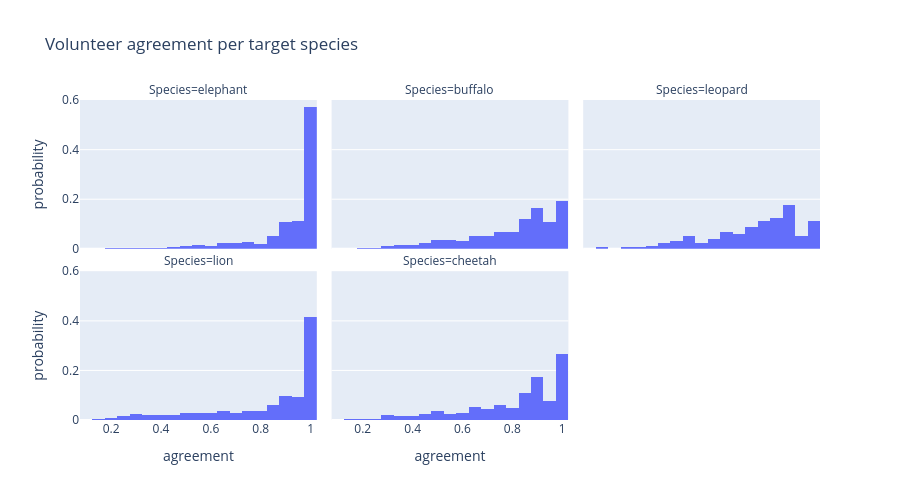

The code cell stored with this chart in its notebook:
### Markdown cell above
## 1. Classification quality

Each capture is labelled by several volunteers. `agreement = NumVotes / NumClassifications` is the share who picked that species.
A low value means the volunteers weren't sure, and that row could create a false sighting. Below we compare a few cut-offs before choosing `MIN_AGREEMENT`.

### Code cell
SPECIES_MAP = {
    "cheetah": "cheetah",
    "lionFemale": "lion",
    "lionMale": "lion",
    "leopard": "leopard",
    "elephant": "elephant",
    "buffalo": "buffalo",
}

AGREEMENT_CANDIDATES = [0.3, 0.5, 0.7]
target = consensus[consensus.Species.isin(SPECIES_MAP.keys())].copy()

target.Species = target.Species.map(SPECIES_MAP)

# Share of volunteers who picked this species for the capture
target["agreement"] = target.NumVotes / target.NumClassifications

# Fraction of rows each candidate threshold would drop, per species
drop = pd.DataFrame({th: (target.agreement < th).groupby(target.Species).mean() for th in AGREEMENT_CANDIDATES})
print(drop.round(3))

fig = px.histogram(
    target,
    x="agreement",
    facet_col="Species",
    facet_col_wrap=3,
    nbins=20,
    histnorm="probability",
    height=500,
    title="Volunteer agreement per target species",
)
fig.show()

### Figure 1 — Plotly figure (JSON) as saved in the notebook; plotly's stock layout.template omitted (floating-point values rounded to 4 significant figures; data arrays with more than 128 entries replaced by an {"elided": "..."} marker saying what was removed)
{"data": [{"bingroup": "x", "histnorm": "probability", "hovertemplate": "Species=elephant<br>agreement=%{x}<br>probability=%{y}<extra></extra>", "legendgroup": "", "marker": {"color": "#636efa", "pattern": {"shape": ""}}, "name": "", "nbinsx": 20, "orientation": "v", "showlegend": false, "type": "histogram", "x": {"elided": "10178 float values"}, "xaxis": "x4", "yaxis": "y4"}, {"bingroup": "x", "histnorm": "probability", "hovertemplate": "Species=buffalo<br>agreement=%{x}<br>probability=%{y}<extra></extra>", "legendgroup": "", "marker": {"color": "#636efa", "pattern": {"shape": ""}}, "name": "", "nbinsx": 20, "orientation": "v", "showlegend": false, "type": "histogram", "x": {"elided": "13672 float values"}, "xaxis": "x5", "yaxis": "y5"}, {"bingroup": "x", "histnorm": "probability", "hovertemplate": "Species=leopard<br>agreement=%{x}<br>probability=%{y}<extra></extra>", "legendgroup": "", "marker": {"color": "#636efa", "pattern": {"shape": ""}}, "name": "", "nbinsx": 20, "orientation": "v", "showlegend": false, "type": "histogram", "x": {"elided": "228 float values"}, "xaxis": "x6", "yaxis": "y6"}, {"bingroup": "x", "histnorm": "probability", "hovertemplate": "Species=lion<br>agreement=%{x}<br>probability=%{y}<extra></extra>", "legendgroup": "", "marker": {"color": "#636efa", "pattern": {"shape": ""}}, "name": "", "nbinsx": 20, "orientation": "v", "showlegend": false, "type": "histogram", "x": {"elided": "4266 float values"}, "xaxis": "x", "yaxis": "y"}, {"bingroup": "x", "histnorm": "probability", "hovertemplate": "Species=cheetah<br>agreement=%{x}<br>probability=%{y}<extra></extra>", "legendgroup": "", "marker": {"color": "#636efa", "pattern": {"shape": ""}}, "name": "", "nbinsx": 20, "orientation": "v", "showlegend": false, "type": "histogram", "x": {"elided": "1272 float values"}, "xaxis": "x2", "yaxis": "y2"}], "layout": {"annotations": [{"font": {}, "showarrow": false, "text": "Species=lion", "x": 0.16, "xanchor": "center", "xref": "paper", "y": 0.465, "yanchor": "bottom", "yref": "paper"}, {"font": {}, "showarrow": false, "text": "Species=cheetah", "x": 0.5, "xanchor": "center", "xref": "paper", "y": 0.465, "yanchor": "bottom", "yref": "paper"}, {"font": {}, "showarrow": false, "text": "Species=elephant", "x": 0.16, "xanchor": "center", "xref": "paper", "y": 1.0, "yanchor": "bottom", "yref": "paper"}, {"font": {}, "showarrow": false, "text": "Species=buffalo", "x": 0.5, "xanchor": "center", "xref": "paper", "y": 1.0, "yanchor": "bottom", "yref": "paper"}, {"font": {}, "showarrow": false, "text": "Species=leopard", "x": 0.84, "xanchor": "center", "xref": "paper", "y": 1.0, "yanchor": "bottom", "yref": "paper"}], "barmode": "relative", "height": 500, "legend": {"tracegroupgap": 0}, "title": {"text": "Volunteer agreement per target species"}, "xaxis": {"anchor": "y", "domain": [0, 0.32], "title": {"text": "agreement"}}, "xaxis2": {"anchor": "y2", "domain": [0.34, 0.66], "matches": "x", "title": {"text": "agreement"}}, "xaxis3": {"anchor": "y3", "domain": [0.68, 1.0], "matches": "x", "title": {"text": "agreement"}}, "xaxis4": {"anchor": "y4", "domain": [0, 0.32], "matches": "x", "showticklabels": false}, "xaxis5": {"anchor": "y5", "domain": [0.34, 0.66], "matches": "x", "showticklabels": false}, "xaxis6": {"anchor": "y6", "domain": [0.68, 1.0], "matches": "x", "showticklabels": false}, "yaxis": {"anchor": "x", "domain": [0, 0.465], "title": {"text": "probability"}}, "yaxis2": {"anchor": "x2", "domain": [0, 0.465], "matches": "y", "showticklabels": false}, "yaxis3": {"anchor": "x3", "domain": [0, 0.465], "matches": "y", "showticklabels": false}, "yaxis4": {"anchor": "x4", "domain": [0.535, 1.0], "matches": "y", "title": {"text": "probability"}}, "yaxis5": {"anchor": "x5", "domain": [0.535, 1.0], "matches": "y", "showticklabels": false}, "yaxis6": {"anchor": "x6", "domain": [0.535, 1.0], "matches": "y", "showticklabels": false}}}
